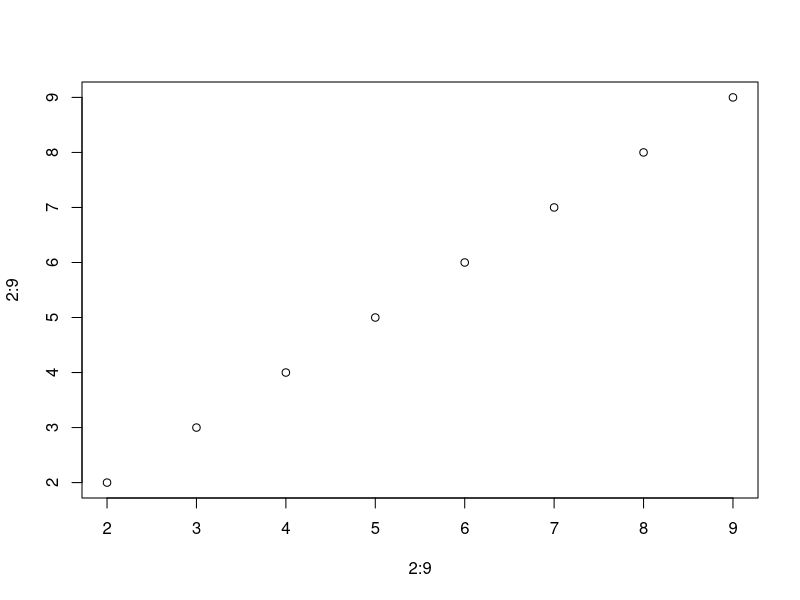

The R script that drew this image:
## ---- chunk 1
#| label: fig-test
#| echo: fenced
#| fig-cap: "Test-Figure"
plot(2:9,2:9)
## ---- chunk 2
#| echo: true
1+2
